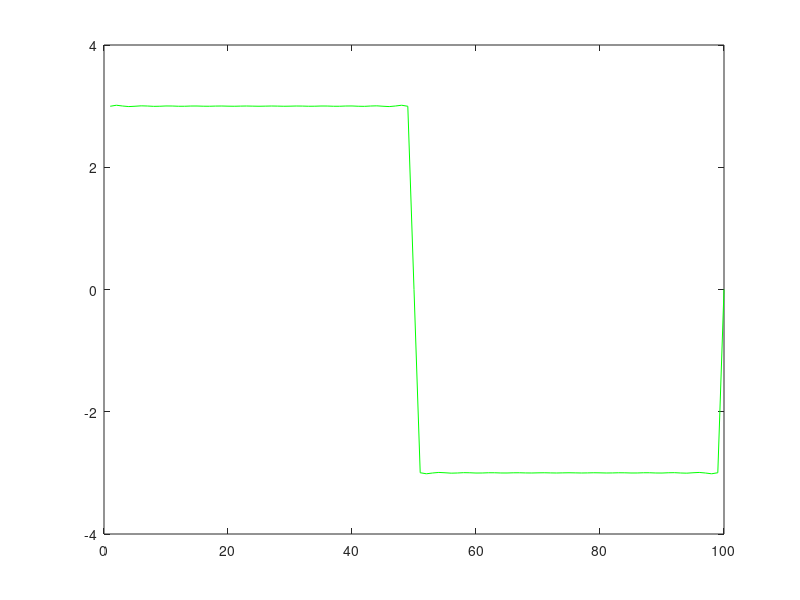

Here is the MATLAB script that generated this plot:
cmax = 1024;
T=100;
A=3;
kvect = -cmax:cmax;
N = length(kvect);
ck = zeros(N,1);

h2=figure;

for j=1:N
    k = kvect(j);
    if mod(k,2) == 1
        ck(j) = (2*A) / (1i*pi*k);
    end
end

x=1:100;
s=zeros(1,100);
for t=1:T
    for j=1:N
        s(t) = s(t) + ck(j)*exp((1i*2*pi*kvect(j)*t)/T);
    end
end
plot(x,s,'g-')
ylim([-1-A 1+A]);
